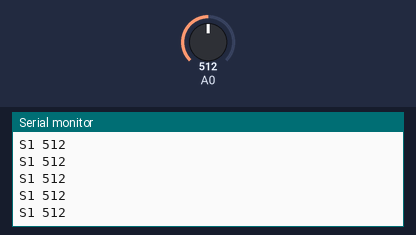
A sketch run on a simulated Arduino Uno, built with avr-gcc and run on an emulated ATmega328P. Parts: the last lines printed to the serial monitor. Inputs (shaded band) come from the test bench; at power-on: A0 = 512.

Above: at 1.2 s.
1.3 s: A0 set to 106
At 2.4 s:
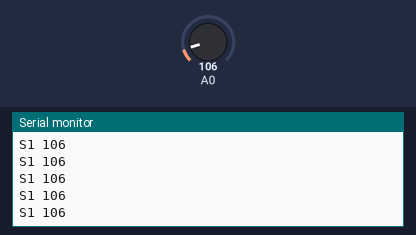
2.8 s: A0 set to 91
At 3.4 s:
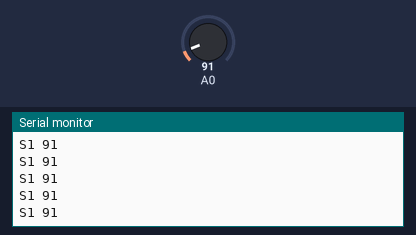
Timing chart, 0 to 5.8 s (numbered marks = the images above; inputs shaded):
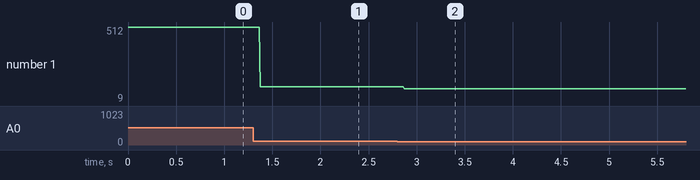

The sketch:

sketch_jan20a.ino
```cpp
int ledPin = 9; // LED connected to digital pin 9
int c1,c2,c3,c4,c5=0;
void setup()  {

  Serial.begin(9600);
}

void loop()  {
  int s1,s2,s3,s4,s5;
  s1 = analogRead(A0);
  Serial.println("S1 "+ String(s1));
  delay(1);
  /*
  s2 = analogRead(A2);
  delay(1);
  s3 = analogRead(A3);
  delay(1);
  s4 = analogRead(A4);
  delay(1);
  s5 = analogRead(A5);
  delay(1);
  */
  /*Button press
  if()
  // fade in from min to max in increments of 5 points:
  for(int fadeValue = 0 ; fadeValue <= 255; fadeValue +=5) {
    // sets the value (range from 0 to 255):
    analogWrite(ledPin, fadeValue);
    // wait for 30 milliseconds to see the dimming effect
    delay(30);
  }

  // fade out from max to min in increments of 5 points:
  for(int fadeValue = 255 ; fadeValue >= 0; fadeValue -=5) {
    // sets the value (range from 0 to 255):
    analogWrite(ledPin, fadeValue);
    // wait for 30 milliseconds to see the dimming effect
    delay(30);
  }
*/
}
```

Measured:
- after the input at 1.3 s, the serial monitor: prints a new line after 0.07 s (image 1)
- after the input at 2.8 s, the serial monitor: prints a new line after 0.07 s (image 2)
- plotted number 1: 512 → 106 after the input at 1.3 s, 106 → 9 after the input at 2.8 s
